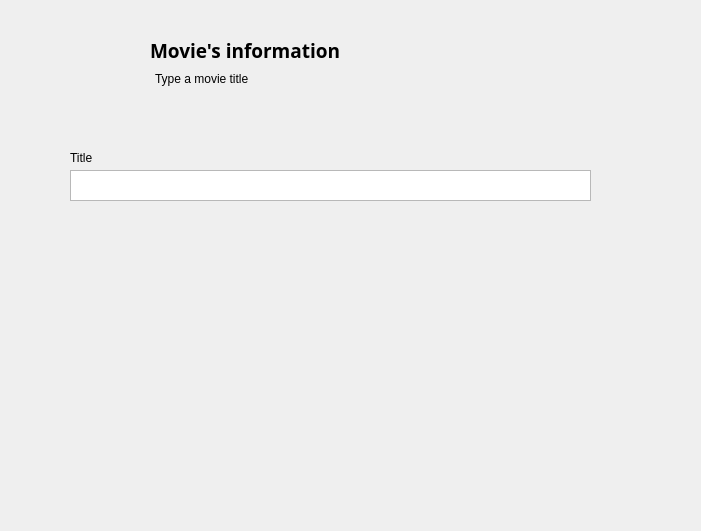
<?xml version="1.0" encoding="UTF-8"?>
<ui version="4.0">
 <class>Dialog</class>
 <widget class="QDialog" name="Dialog">
  <property name="geometry">
   <rect>
    <x>0</x>
    <y>0</y>
    <width>701</width>
    <height>531</height>
   </rect>
  </property>
  <property name="windowTitle">
   <string>Dialog</string>
  </property>
  <widget class="QLabel" name="label">
   <property name="geometry">
    <rect>
     <x>50</x>
     <y>10</y>
     <width>131</width>
     <height>131</height>
    </rect>
   </property>
   <property name="text">
    <string/>
   </property>
   <property name="pixmap">
    <pixmap>design/movie.png</pixmap>
   </property>
  </widget>
  <widget class="QLabel" name="label_2">
   <property name="geometry">
    <rect>
     <x>150</x>
     <y>30</y>
     <width>341</width>
     <height>41</height>
    </rect>
   </property>
   <property name="font">
    <font>
     <family>Neutra Text</family>
     <pointsize>14</pointsize>
     <weight>75</weight>
     <bold>true</bold>
    </font>
   </property>
   <property name="text">
    <string>Movie's information</string>
   </property>
  </widget>
  <widget class="QLabel" name="label_3">
   <property name="geometry">
    <rect>
     <x>155</x>
     <y>70</y>
     <width>148</width>
     <height>18</height>
    </rect>
   </property>
   <property name="font">
    <font>
     <pointsize>9</pointsize>
    </font>
   </property>
   <property name="text">
    <string>Type a movie title</string>
   </property>
  </widget>
  <widget class="QLabel" name="back_button">
   <property name="geometry">
    <rect>
     <x>440</x>
     <y>370</y>
     <width>171</width>
     <height>41</height>
    </rect>
   </property>
   <property name="text">
    <string/>
   </property>
   <property name="pixmap">
    <pixmap>design/back.png</pixmap>
   </property>
  </widget>
  <widget class="QLabel" name="search_button">
   <property name="geometry">
    <rect>
     <x>310</x>
     <y>370</y>
     <width>171</width>
     <height>41</height>
    </rect>
   </property>
   <property name="text">
    <string/>
   </property>
   <property name="pixmap">
    <pixmap>design/search.png</pixmap>
   </property>
  </widget>
  <widget class="QTextEdit" name="title_textbox">
   <property name="geometry">
    <rect>
     <x>70</x>
     <y>170</y>
     <width>521</width>
     <height>31</height>
    </rect>
   </property>
  </widget>
  <widget class="QLabel" name="label_4">
   <property name="geometry">
    <rect>
     <x>70</x>
     <y>150</y>
     <width>55</width>
     <height>16</height>
    </rect>
   </property>
   <property name="text">
    <string>Title</string>
   </property>
  </widget>
 </widget>
 <resources/>
 <connections/>
</ui>
